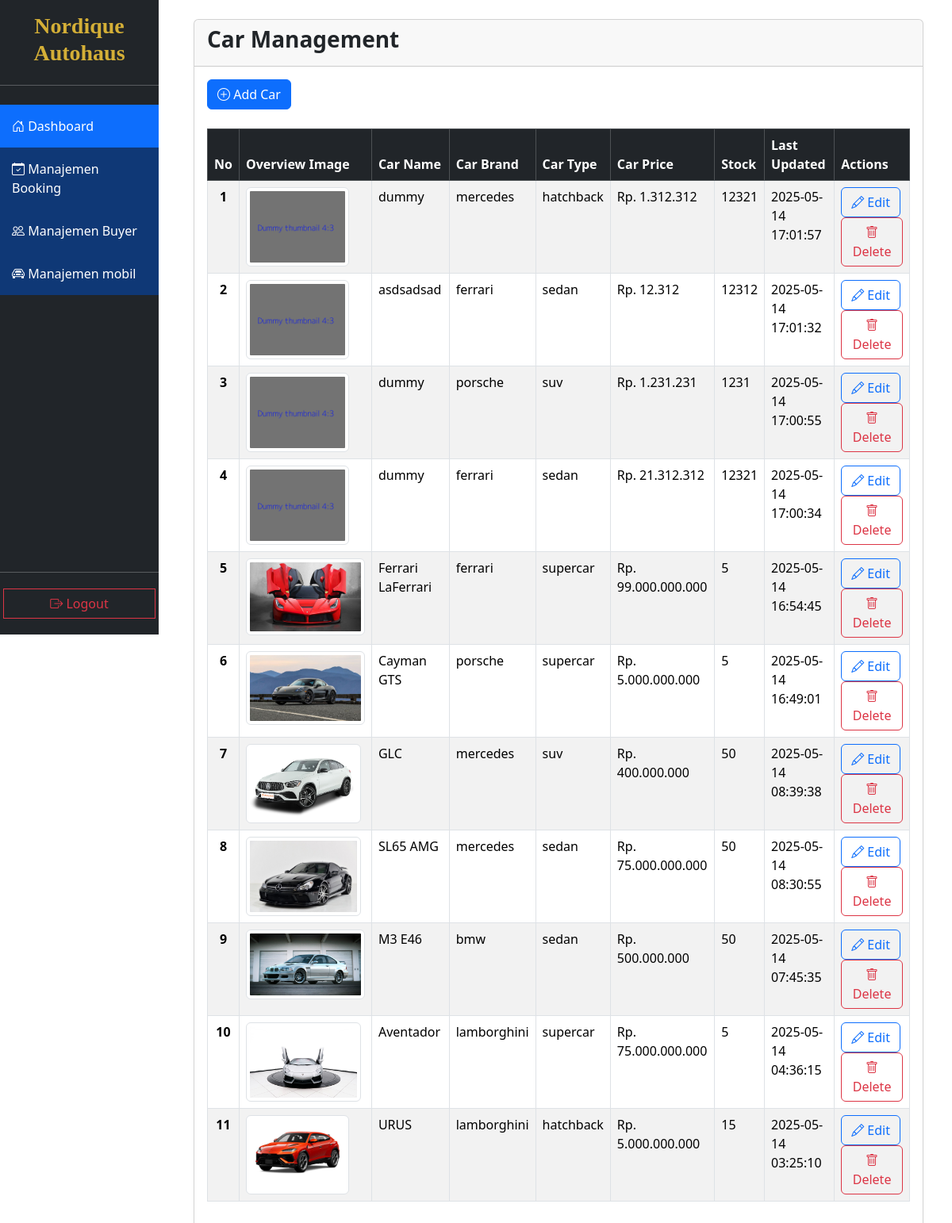
The page /views/admin/manajemen-mobil.php (signed in) on the database its author committed.
### tables this page shows
CREATE TABLE `dm_mobil_tbl` (
  `id_mobil` int(11) NOT NULL,
  `nama_mobil` varchar(100) NOT NULL,
  `merek_mobil` enum('lamborghini','mercedes','porsche','ferrari','bmw') NOT NULL,
  `deskripsi_mobil` text NOT NULL,
  `tipe_mobil` enum('suv','hatchback','supercar','sedan') NOT NULL,
  `stok_mobil` int(11) NOT NULL,
  `harga_mobil` decimal(15,2) NOT NULL,
  `gambar_mobil` varchar(255) DEFAULT NULL,
  `gambar_mobil_overview` varchar(255) DEFAULT NULL,
  `tanggal_diperbaharui` timestamp NOT NULL DEFAULT current_timestamp() ON UPDATE current_timestamp(),
  `tanggal_dibuat` timestamp NOT NULL DEFAULT current_timestamp()
);

### views/admin/manajemen-mobil.php (the view, shortened to what this page needs)
<!DOCTYPE html>
<html lang="en">
<head>
    <link href="https://cdn.jsdelivr.net/npm/bootstrap@5.3.3/dist/css/bootstrap.min.css" rel="stylesheet">
    <link rel="stylesheet" href="../../statics/css/admin/content-wrapper.css">
    <link rel="stylesheet" href="https://cdn.datatables.net/2.3.0/css/dataTables.bootstrap5.css">
</head>
<body>
    <div class="container-fluid row">
        <?= include('sidebar.php') ?>
        <div class="wrapper-content col-10 ps-5">
            <div class="container-fluid">
                <div class="row card">
                    <div class="card-header">
                        <h3 class="card-title">
                            <b>Car Management</b>
                        </h3>
                    </div>
                    <div class="card-body pt-3">
                        <div class="justify-content-between d-flex mb-2">
                            <a href="#" class="btn btn-primary mb-3" data-bs-toggle="modal" data-bs-target="#addCarModal">
                                <i class="bi bi-plus-circle"></i>
                                Add Car
                            </a>
                        </div>
                        <div class="table-responsive">
                            <table id="carTable" class="table table-bordered table-hover table-striped py-3">
                                <thead class="table-dark">
                                    <tr>
                                        <th scope="col">No</th>
                                        <th scope="col">Overview Image</th>
                                        <th scope="col">Car Name</th>
                                        <th scope="col">Car Brand</th>
                                        <th scope="col">Car Type</th>
                                        <th scope="col">Car Price</th>
                                        <th scope="col">Stock</th>
                                        <th scope="col">Last Updated</th>
                                        <th scope="col">Actions</th>
                                    </tr>
                                </thead>
                                <tbody id="carTableBody">
                                    <?php
                                    include('../../connections/koneksi.php');
                                    $query = "SELECT * FROM dm_mobil_tbl ORDER BY tanggal_dibuat DESC";
                                    $result = mysqli_query($connection, $query);
                                    ?>
                                    <?php if (mysqli_num_rows($result) > 0): ?>
                                        <?php foreach ($result as $index => $car): ?>
                                            <tr>
                                                <th scope="row" class="text-center"><?= $index + 1 ?></th>
                                                <td>
                                                    <?php if (!empty($car['gambar_mobil_overview'])): ?>
                                                        <img src="../../<?= htmlspecialchars($car['gambar_mobil_overview']) ?>" alt="Overview" class="img-thumbnail" style="max-height: 100px; max-width: 150px; object-fit: cover;">
                                                    <?php else: ?>
                                                        <span class="text-muted">No Image</span>
                                                    <?php endif; ?>
                                                </td>
                                                <td><?= htmlspecialchars($car['nama_mobil']) ?></td>
                                                <td><?= htmlspecialchars($car['merek_mobil']) ?></td>
                                                <td><?= htmlspecialchars($car['tipe_mobil']) ?></td>
                                                <td>Rp. <?= number_format($car['harga_mobil'], 0, ',', '.') ?></td>
                                                <td><?= $car['stok_mobil'] ?></td>
                                                <td><?= $car['tanggal_diperbaharui'] ?></td>
                                                <td>
                                                    <a href="#" class="btn btn-outline-primary btn-edit"
                                                        data-bs-toggle="modal"
                                                        data-bs-target="#updateCarModal"
                                                        data-id="<?= $car['id_mobil'] ?>"
                                                        data-nama="<?= htmlspecialchars($car['nama_mobil'], ENT_QUOTES) ?>"
                                                        data-merek="<?= htmlspecialchars($car['merek_mobil'], ENT_QUOTES) ?>"
                                                        data-tipe="<?= htmlspecialchars($car['tipe_mobil'], ENT_QUOTES) ?>"
                                                        data-deskripsi="<?= htmlspecialchars($car['deskripsi_mobil'], ENT_QUOTES) ?>"
                                                        data-harga="<?= $car['harga_mobil'] ?>"
                                                        data-stok="<?= $car['stok_mobil'] ?>">
                                                        <i class="bi bi-pencil"></i> Edit
                                                    </a>
                                                    <a href="#" class="btn btn-outline-danger btn-delete"
                                                        data-id="<?= $car['id_mobil'] ?>">
                                                        <i class="bi bi-trash"></i> Delete
                                                    </a>
                                                </td>
                                            </tr>
                                        <?php endforeach; ?>
                                    <?php else: ?>
                                        <tr>
                                            <td colspan="9" class="text-center">No data available</td>
                                        </tr>
                                    <?php endif; ?>
                                </tbody>
                            </table>
                        </div>
                    </div>
                </div>
            </div>
        </div>
    </div>
</body>
</html>

### views/admin/sidebar.php
<link rel="stylesheet" href="../../statics/css/admin/sidebar.css">
<link href="https://cdn.jsdelivr.net/npm/bootstrap-icons/font/bootstrap-icons.css" rel="stylesheet">
<div class="col-2 p-0 bg-dark text-white vh-100 d-flex flex-column position-fixed">
    <div class="mx-0 my-2 text-center">
        <a href="dashboard.php" style="text-decoration: none;">
            <h3 class="p-2 fw-bold" style="color: #D4AF37; font-family: 'Cinzel', serif;">Nordique Autohaus</h3>
        </a>
        <hr>
    </div>
    <ul class="nav flex-column w-100">
        <li class="nav-item">
            <a class="nav-link active" href="dashboard.php">
                <i class="bi bi-house-door"></i> Dashboard
            </a>
        </li>
        <li class="nav-item">
            <a class="nav-link" href="manajemen-booking.php">
                <i class="bi bi-calendar-check"></i> Manajemen Booking
            </a>
        </li>
        <li class="nav-item">
            <a class="nav-link" href="manajemen-buyer.php">
                <i class="bi bi-people"></i> Manajemen Buyer
            </a>
        </li>
        <li class="nav-item">
            <a class="nav-link" href="manajemen-mobil.php">
                <i class="bi bi-car-front"></i> Manajemen mobil
            </a>
        </li>
    </ul>
    <div class="mt-auto mb-3 text-center d-grid">
        <hr>
        <a href="../../logics/admin/logout.php" class="btn btn-outline-danger m-1" style="border-radius: 0;">
            <i class="bi bi-box-arrow-right"></i> Logout
        </a>
    </div>
</div>

### statics/css/admin/content-wrapper.css (style rules this page uses)
.wrapper-content { margin-left: 16.6667%; }

### statics/css/admin/sidebar.css (style rules this page uses)
.nav-link { background-color:rgb(15, 56, 118); color: #fff; }
.nav-link.active { background-color: var(--bs-primary); color: white; }
a.nav-link { padding: 15px; }

### rows shown on the page
dm_mobil_tbl: gambar_mobil_overview (placeholder picture), nama_mobil "dummy", merek_mobil "mercedes", tipe_mobil "hatchback", harga_mobil "1.312.312", stok_mobil "12321", tanggal_diperbaharui "2025-05-14 17:01:57"
dm_mobil_tbl: gambar_mobil_overview (placeholder picture), nama_mobil "asdsadsad", merek_mobil "ferrari", tipe_mobil "sedan", harga_mobil "12.312", stok_mobil "12312", tanggal_diperbaharui "2025-05-14 17:01:32"
dm_mobil_tbl: gambar_mobil_overview (placeholder picture), nama_mobil "dummy", merek_mobil "porsche", tipe_mobil "suv", harga_mobil "1.231.231", stok_mobil "1231", tanggal_diperbaharui "2025-05-14 17:00:55"
dm_mobil_tbl: gambar_mobil_overview (placeholder picture), nama_mobil "dummy", merek_mobil "ferrari", tipe_mobil "sedan", harga_mobil "21.312.312", stok_mobil "12321", tanggal_diperbaharui "2025-05-14 17:00:34"
dm_mobil_tbl: gambar_mobil_overview (picture), nama_mobil "Ferrari LaFerrari", merek_mobil "ferrari", tipe_mobil "supercar", harga_mobil "99.000.000.000", stok_mobil "5", tanggal_diperbaharui "2025-05-14 16:54:45"
dm_mobil_tbl: gambar_mobil_overview (picture), nama_mobil "Cayman GTS", merek_mobil "porsche", tipe_mobil "supercar", harga_mobil "5.000.000.000", stok_mobil "5", tanggal_diperbaharui "2025-05-14 16:49:01"
dm_mobil_tbl: gambar_mobil_overview (picture), nama_mobil "GLC", merek_mobil "mercedes", tipe_mobil "suv", harga_mobil "400.000.000", stok_mobil "50", tanggal_diperbaharui "2025-05-14 08:39:38"
dm_mobil_tbl: gambar_mobil_overview (picture), nama_mobil "SL65 AMG", merek_mobil "mercedes", tipe_mobil "sedan", harga_mobil "75.000.000.000", stok_mobil "50", tanggal_diperbaharui "2025-05-14 08:30:55"
dm_mobil_tbl: gambar_mobil_overview (picture), nama_mobil "M3 E46", merek_mobil "bmw", tipe_mobil "sedan", harga_mobil "500.000.000", stok_mobil "50", tanggal_diperbaharui "2025-05-14 07:45:35"
dm_mobil_tbl: gambar_mobil_overview (picture), nama_mobil "Aventador", merek_mobil "lamborghini", tipe_mobil "supercar", harga_mobil "75.000.000.000", stok_mobil "5", tanggal_diperbaharui "2025-05-14 04:36:15"
dm_mobil_tbl: gambar_mobil_overview (picture), nama_mobil "URUS", merek_mobil "lamborghini", tipe_mobil "hatchback", harga_mobil "5.000.000.000", stok_mobil "15", tanggal_diperbaharui "2025-05-14 03:25:10"
